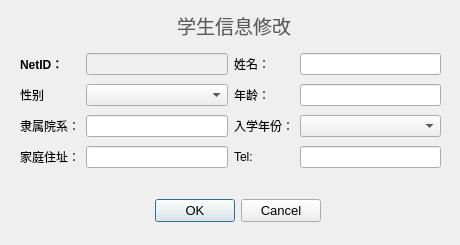
<?xml version="1.0" encoding="UTF-8"?>
<ui version="4.0">
 <class>ChangeStuInfo</class>
 <widget class="QWidget" name="ChangeStuInfo">
  <property name="geometry">
   <rect>
    <x>0</x>
    <y>0</y>
    <width>460</width>
    <height>245</height>
   </rect>
  </property>
  <property name="windowTitle">
   <string>Admin - 学生信息修改</string>
  </property>
  <property name="windowIcon">
   <iconset resource="res.qrc">
    <normaloff>:/admin.jpg</normaloff>:/admin.jpg</iconset>
  </property>
  <widget class="QDialogButtonBox" name="btn_checkChange">
   <property name="enabled">
    <bool>true</bool>
   </property>
   <property name="geometry">
    <rect>
     <x>150</x>
     <y>190</y>
     <width>171</width>
     <height>41</height>
    </rect>
   </property>
   <property name="font">
    <font>
     <pointsize>10</pointsize>
    </font>
   </property>
   <property name="focusPolicy">
    <enum>Qt::NoFocus</enum>
   </property>
   <property name="standardButtons">
    <set>QDialogButtonBox::Cancel|QDialogButtonBox::Ok</set>
   </property>
  </widget>
  <widget class="QWidget" name="formLayoutWidget">
   <property name="geometry">
    <rect>
     <x>20</x>
     <y>50</y>
     <width>421</width>
     <height>121</height>
    </rect>
   </property>
   <layout class="QGridLayout" name="gridLayout">
    <item row="2" column="3">
     <widget class="QLineEdit" name="AGE_le"/>
    </item>
    <item row="4" column="2">
     <widget class="QLabel" name="label_8">
      <property name="text">
       <string>Tel:</string>
      </property>
     </widget>
    </item>
    <item row="3" column="1">
     <widget class="QLineEdit" name="COL_le"/>
    </item>
    <item row="4" column="1">
     <widget class="QLineEdit" name="AD_le"/>
    </item>
    <item row="2" column="0">
     <widget class="QLabel" name="label_4">
      <property name="text">
       <string>性别</string>
      </property>
     </widget>
    </item>
    <item row="2" column="2" alignment="Qt::AlignLeft">
     <widget class="QLabel" name="label_5">
      <property name="text">
       <string>&lt;html&gt;&lt;head/&gt;&lt;body&gt;&lt;p&gt;年龄：  &lt;/p&gt;&lt;/body&gt;&lt;/html&gt;</string>
      </property>
     </widget>
    </item>
    <item row="4" column="0">
     <widget class="QLabel" name="label_3">
      <property name="text">
       <string>家庭住址：</string>
      </property>
     </widget>
    </item>
    <item row="0" column="2">
     <widget class="QLabel" name="label_2">
      <property name="text">
       <string>&lt;html&gt;&lt;head/&gt;&lt;body&gt;&lt;p&gt;姓名： &lt;/p&gt;&lt;/body&gt;&lt;/html&gt;</string>
      </property>
     </widget>
    </item>
    <item row="0" column="0">
     <widget class="QLabel" name="label">
      <property name="text">
       <string>&lt;html&gt;&lt;head/&gt;&lt;body&gt;&lt;p&gt;&lt;span style=&quot; font-weight:700;&quot;&gt;NetID：&lt;/span&gt;&lt;/p&gt;&lt;/body&gt;&lt;/html&gt;</string>
      </property>
     </widget>
    </item>
    <item row="0" column="1">
     <widget class="QLineEdit" name="ID_line">
      <property name="font">
       <font>
        <bold>true</bold>
       </font>
      </property>
      <property name="styleSheet">
       <string notr="true">background-color: rgb(240, 240, 240);</string>
      </property>
      <property name="readOnly">
       <bool>true</bool>
      </property>
     </widget>
    </item>
    <item row="3" column="0">
     <widget class="QLabel" name="label_6">
      <property name="text">
       <string>隶属院系：</string>
      </property>
     </widget>
    </item>
    <item row="3" column="2">
     <widget class="QLabel" name="label_7">
      <property name="text">
       <string>入学年份：</string>
      </property>
     </widget>
    </item>
    <item row="0" column="3">
     <widget class="QLineEdit" name="NAME_line"/>
    </item>
    <item row="4" column="3">
     <widget class="QLineEdit" name="TEL_le"/>
    </item>
    <item row="2" column="1">
     <widget class="QComboBox" name="SEX_cb"/>
    </item>
    <item row="3" column="3">
     <widget class="QComboBox" name="YEAR_cb"/>
    </item>
   </layout>
  </widget>
  <widget class="QLabel" name="stuWinTitle">
   <property name="geometry">
    <rect>
     <x>170</x>
     <y>10</y>
     <width>128</width>
     <height>31</height>
    </rect>
   </property>
   <property name="font">
    <font>
     <family>等线 Light</family>
     <pointsize>12</pointsize>
     <italic>false</italic>
     <bold>false</bold>
    </font>
   </property>
   <property name="styleSheet">
    <string notr="true">font: 300 12pt &quot;等线 Light&quot;;</string>
   </property>
   <property name="text">
    <string>&lt;!DOCTYPE HTML PUBLIC &quot;-//W3C//DTD HTML 4.0//EN&quot; &quot;http://www.w3.org/TR/REC-html40/strict.dtd&quot;&gt;
&lt;html&gt;&lt;head&gt;&lt;meta name=&quot;qrichtext&quot; content=&quot;1&quot; /&gt;&lt;meta charset=&quot;utf-8&quot; /&gt;&lt;style type=&quot;text/css&quot;&gt;
p, li { white-space: pre-wrap; }
hr { height: 1px; border-width: 0; }
li.unchecked::marker { content: &quot;\2610&quot;; }
li.checked::marker { content: &quot;\2612&quot;; }
&lt;/style&gt;&lt;/head&gt;&lt;body style=&quot; font-family:'等线 Light'; font-size:12pt; font-weight:300; font-style:normal;&quot;&gt;
&lt;p align=&quot;center&quot; style=&quot; margin-top:0px; margin-bottom:0px; margin-left:0px; margin-right:0px; -qt-block-indent:0; text-indent:0px;&quot;&gt;&lt;span style=&quot; font-family:'Microsoft YaHei UI'; font-size:14pt; font-weight:400; color:#5b5b5b;&quot;&gt;学生信息修改&lt;/span&gt;&lt;/p&gt;&lt;/body&gt;&lt;/html&gt;</string>
   </property>
  </widget>
 </widget>
 <resources>
  <include location="res.qrc"/>
 </resources>
 <connections/>
</ui>
